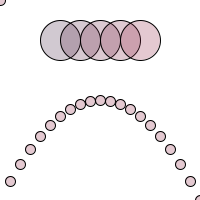
Frame 1 (no input)
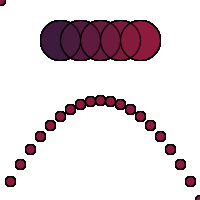
Frame 60 (the mouse pressed at the canvas centre just before this capture)
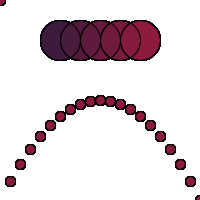
Frame 120 (the mouse held since frame 60 and released just before this capture)

The Processing sketch that drew these frames (run headless with seeded random() and noise(); from frame 60 on, the mouse is pressed at the canvas centre):

// Processing sketch: processing_97451
// ── processing_97451.pde

void setup () {
  size(200,200);
background(255);
}

void draw(){

  for (int i=60; i <150; i=i+20)
  {
      fill (i,25,60,60);
    ellipse( i,40,40,40);
  
  }
 
int x=-100;
int y=-100;
 
while( x<200) {
  ellipse (x+100,y+100,10,10);
  x= x+10;
  y=x*x/100;
  
}}
